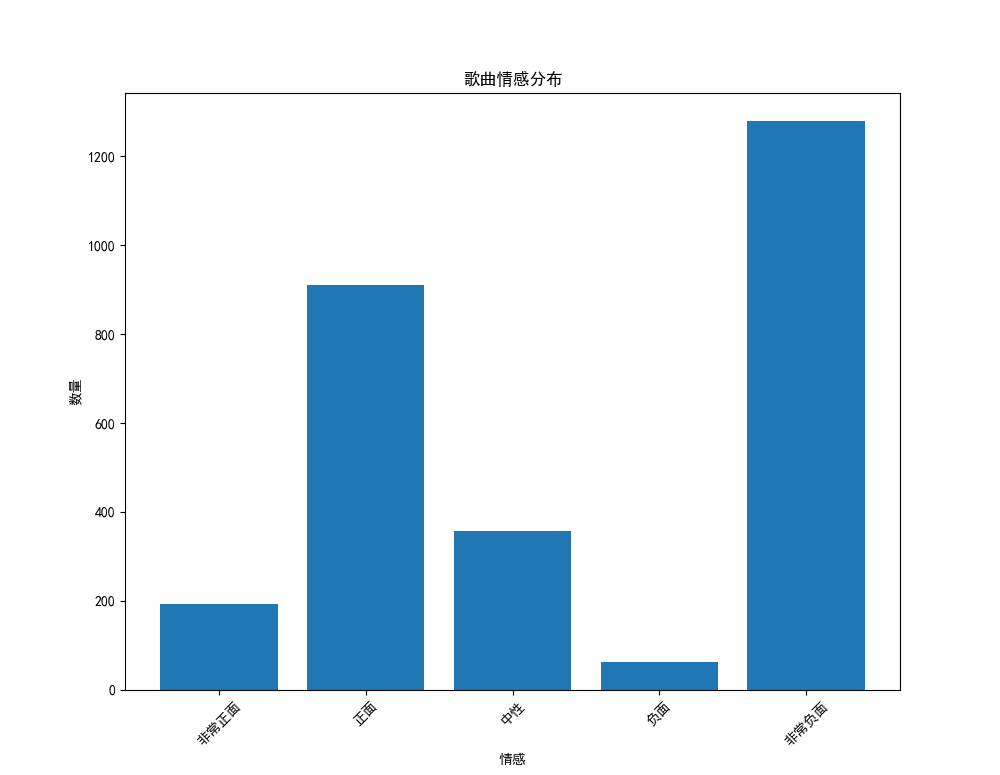

Source code (Python):
import sqlite3
import re
import matplotlib.pyplot as plt
from transformers import AutoTokenizer, AutoModelForSequenceClassification, pipeline
from collections import Counter

plt.rcParams['font.sans-serif'] = ['SimHei']   # Matplotlib中文声明
plt.rcParams['axes.unicode_minus'] = False

label_mapping = {
    '1 star': '非常负面',
    '2 stars': '负面',
    '3 stars': '中性',
    '4 stars': '正面',
    '5 stars': '非常正面'
}
expected_order = ['非常正面', '正面', '中性', '负面', '非常负面']

conn = sqlite3.connect('database.db')
cursor = conn.cursor()
cursor.execute("SELECT lyrics FROM music")
lyrics_data = cursor.fetchall()
conn.close()

lyrics = [lyric[0] for lyric in lyrics_data]

def preprocess_text(text):
    text = text.lower()
    text = re.sub(r'[^a-zA-Z\u4e00-\u9fff\s]', '', text)  # 保留字母和中文
    text = re.sub(r'\s+', ' ', text).strip()
    return text

preprocessed_lyrics = [preprocess_text(lyric) for lyric in lyrics]

model_name = "nlptown/bert-base-multilingual-uncased-sentiment"
tokenizer = AutoTokenizer.from_pretrained(model_name)
model = AutoModelForSequenceClassification.from_pretrained(model_name)
classifier = pipeline('sentiment-analysis', model=model, tokenizer=tokenizer, truncation=True)
predictions = classifier(preprocessed_lyrics) # 情感分类

predicted_labels = [pred['label'] for pred in predictions]
mapped_labels = [label_mapping[label] for label in predicted_labels]
label_counts = Counter(mapped_labels)
sorted_counts = [label_counts[label] if label in label_counts else 0 for label in expected_order]

plt.figure(figsize=(10, 6))
plt.bar(expected_order, sorted_counts)
plt.title('歌曲情感分布')
plt.xlabel('情感')
plt.ylabel('数量')
plt.xticks(rotation=45)
plt.show() # music_emotion.png
